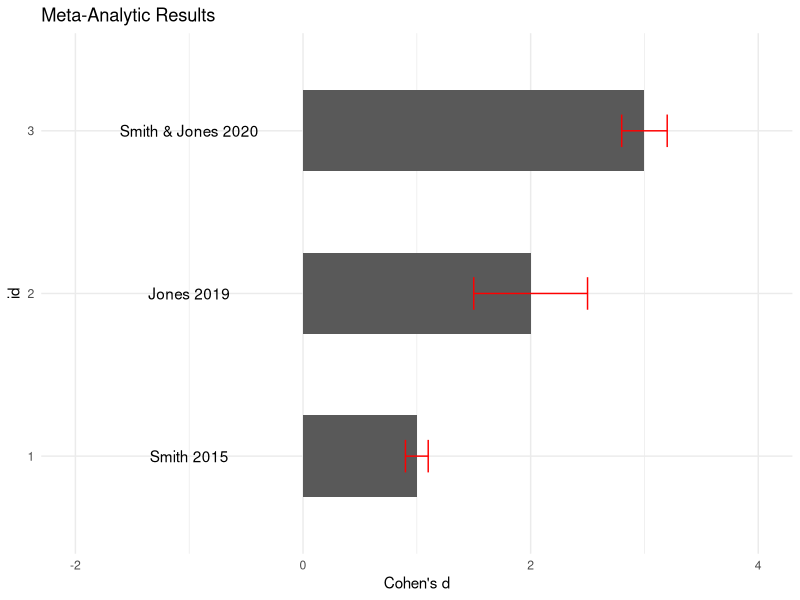

Source code (R):
## ---- chunk 1

knitr::opts_chunk$set(echo = TRUE)

## ---- chunk 2

author <- c("Smith", "Jones", "Smith & Jones") # authors

year <- c(2015, 2019, 2020) # publication year

d <- c(1, 2, 3) # Cohen's d

LCI <- c(.9, 1.5, 2.8) # Lower Confidence Interval

UCI <- c(1.1, 2.5, 3.2) # Upper Confidence Interval

metadata <- data.frame(author, year, d, LCI, UCI) # make into a dataframe

metadata$id <- row.names(metadata) # add id variable

metadata # display the data

library(foreign) # save in other formats

write.dta(metadata, file = "metadata.dta")

## ---- chunk 3

library(ggplot2)

ggplot(metadata,
       aes(x = d, # x is Cohen's d
           y = id)) + # y is article id
  # geom_point() + you could use points instead
  geom_col(width = .5) + # columns
  geom_errorbarh(aes(xmin = LCI, # errorbars
                     xmax = UCI,
                     height = .2),
                 color = "red") +
  geom_text(aes(x = -1, # labels
                label = paste(author, 
                              year))) +
  labs(title = "Meta-Analytic Results",
       x = "Cohen's d") +
  xlim(-2, 4) + # manually set x limits
  theme_minimal() # nice theme

